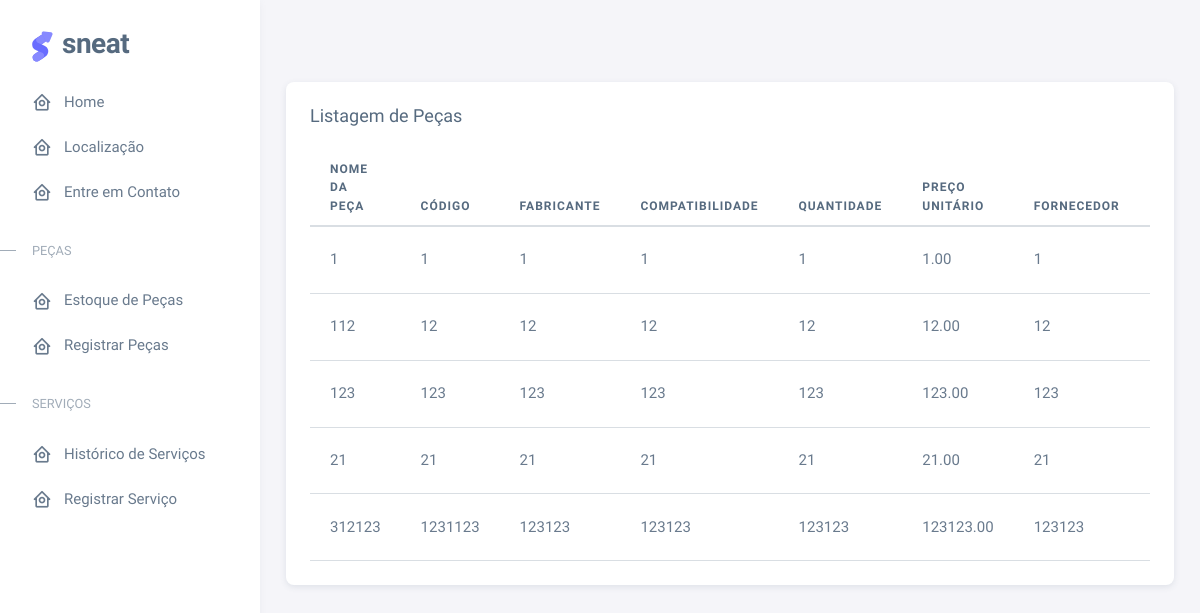
Screenshot of /pecas-list/ with the database file from the repository.
### backend/models.py (models this page shows, shortened)
class Part(models.Model):
    part_name = models.CharField(max_length=100, verbose_name="Nome da Peça")
    part_code = models.CharField(max_length=50, unique=True, verbose_name="Código da Peça")
    manufacturer = models.CharField(max_length=100, verbose_name="Fabricante")
    vehicle_compatibility = models.CharField(max_length=200, verbose_name="Compatibilidade com Veículos")
    quantity = models.PositiveIntegerField(verbose_name="Quantidade em Estoque")
    price = models.DecimalField(max_digits=10, decimal_places=2, verbose_name="Preço Unitário")
    supplier = models.CharField(max_length=100, verbose_name="Fornecedor")
    purchase_date = models.DateField(verbose_name="Data de Aquisição")
    additional_info = models.TextField(blank=True, null=True, verbose_name="Informações Adicionais")
    class Meta:
        verbose_name = "Peça"
        verbose_name_plural = "Peças"
        ordering = ['part_name']

### backend/views.py (the view)
# urls.py: path('pecas-list/', PecasList.as_view(), name='pecas-list'),
class PecasList(View):
    template_name = 'pecas-list.html'
    def get(self, request):
        context = {
            "parts": Part.objects.all()
        }
        return render(request, self.template_name, context=context)

### templates/pecas-list.html (shortened to what this page needs)
{% extends "base.html" %}
{% block content %}
<div class="card mb-4">
    <h5 class="card-header">Listagem de Peças</h5>
    <div class="card-body">
        <div class="table-responsive">
            <table class="table table-hover">
                <thead class="table">
                    <tr>
                        <th>Nome da Peça</th>
                        <th>Código</th>
                        <th>Fabricante</th>
                        <th>Compatibilidade</th>
                        <th>Quantidade</th>
                        <th>Preço Unitário</th>
                        <th>Fornecedor</th>
                        <th>Data de Aquisição</th>
                    </tr>
                </thead>
                <tbody>
                    {% for part in parts %}
                    <tr>
                        <td>{{ part.part_name }}</td>
                        <td>{{ part.part_code }}</td>
                        <td>{{ part.manufacturer }}</td>
                        <td>{{ part.vehicle_compatibility }}</td>
                        <td>{{ part.quantity }}</td>
                        <td>{{ part.price }}</td>
                        <td>{{ part.supplier }}</td>
                        <td>{{ part.purchase_date }}</td>
                    </tr>
                    {% empty %}
                    <tr>
                        <td colspan="9" class="text-center">Nenhuma peça cadastrada.</td>
                    </tr>
                    {% endfor %}
                </tbody>
            </table>
        </div>
    </div>
</div>
{% endblock %}

### templates/base.html (shortened to what this page needs)
{% load static %}
<!DOCTYPE html>
<html>
  <head>
    <link rel="stylesheet" href="{% static 'assets/vendor/fonts/boxicons.css' %}" />
    <link rel="stylesheet" href="{% static 'assets/vendor/css/core.css' %}" class="template-customizer-core-css" />
    <link rel="stylesheet" href="{% static 'assets/vendor/css/theme-default.css' %}" class="template-customizer-theme-css" />
    <link rel="stylesheet" href="{% static 'assets/css/demo.css' %}" />
    <link rel="stylesheet" href="{% static 'assets/vendor/libs/perfect-scrollbar/perfect-scrollbar.css' %}" />
    <link rel="stylesheet" href="{% static 'assets/vendor/libs/apex-charts/apex-charts.css' %}" />
  </head>
  <body>
    <div class="layout-wrapper layout-content-navbar">
      <div class="layout-container">
        <aside id="layout-menu" class="layout-menu menu-vertical menu bg-menu-theme">
          <div class="app-brand demo">
            <a href="index.html" class="app-brand-link">
              <span class="app-brand-logo demo">
              </span>
              <span class="app-brand-text demo menu-text fw-bolder ms-2">Sneat</span>
            </a>
          </div>
          <ul class="menu-inner py-1">
            <li class="menu-item">
              <a href="#" class="menu-link">
                <i class="menu-icon tf-icons bx bx-home-circle"></i>
                <div data-i18n="Analytics">Home</div>
              </a>
            </li>
            <li class="menu-item">
              <a href="#" class="menu-link">
                <i class="menu-icon tf-icons bx bx-home-circle"></i>
                <div data-i18n="Analytics">Localização</div>
              </a>
            </li>
            <li class="menu-item">
              <a href="#" class="menu-link">
                <i class="menu-icon tf-icons bx bx-home-circle"></i>
                <div data-i18n="Analytics">Entre em Contato</div>
              </a>
            </li>
            <li class="menu-header small text-uppercase">
              <span class="menu-header-text">Peças</span>
            </li>
            <li class="menu-item">
              <a href="{% url 'pecas-list' %}"  class="menu-link">
                <i class="menu-icon tf-icons bx bx-home-circle"></i>
                <div data-i18n="Analytics">Estoque de Peças</div>
              </a>
            </li>
            <li class="menu-item">
              <a href="{% url 'pecas-create' %}" class="menu-link">
                <i class="menu-icon tf-icons bx bx-home-circle"></i>
                <div data-i18n="Analytics">Registrar Peças</div>
              </a>
            </li>
            <li class="menu-header small text-uppercase">
              <span class="menu-header-text">Serviços</span>
            </li>
            <li class="menu-item">
              <a href="{% url 'services-list' %}" class="menu-link">
                <i class="menu-icon tf-icons bx bx-home-circle"></i>
                <div data-i18n="Analytics">Histórico de Serviços</div>
              </a>
            </li>
            <li class="menu-item">
              <a href="{% url 'services-create' %}" class="menu-link">
                <i class="menu-icon tf-icons bx bx-home-circle"></i>
                <div data-i18n="Analytics">Registrar Serviço</div>
              </a>
            </li>
          </ul>
        </aside>
        <div class="layout-page">
          <div class="content-wrapper">
            <div class="container-xxl flex-grow-1 container-p-y">
              <h2 class="fw-bold py-3 mb-4"></h2>
              {% block content %}{% endblock %}
            </div>
          </div>
        </div>
      </div>
    </div>
  </body>
</html>

### static/assets/css/demo.css (style rules this page uses)
.menu .app-brand.demo { height: 64px; margin-top: 12px; }
.app-brand-logo.demo svg { width: 22px; height: 38px; }
.app-brand-text.demo { font-size: 1.75rem; letter-spacing: -0.5px; text-transform: lowercase; }

### rows the page displays
Part: part_name "1", part_code "1", manufacturer "1", vehicle_compatibility "1", quantity "1", price "1.00", supplier "1"
Part: part_name "112", part_code "12", manufacturer "12", vehicle_compatibility "12", quantity "12", price "12.00", supplier "12"
Part: part_name "123", part_code "123", manufacturer "123", vehicle_compatibility "123", quantity "123", price "123.00", supplier "123"
Part: part_name "21", part_code "21", manufacturer "21", vehicle_compatibility "21", quantity "21", price "21.00", supplier "21"
Part: part_name "312123", part_code "1231123", manufacturer "123123", vehicle_compatibility "123123", quantity "123123", price "123123.00", supplier "123123"
